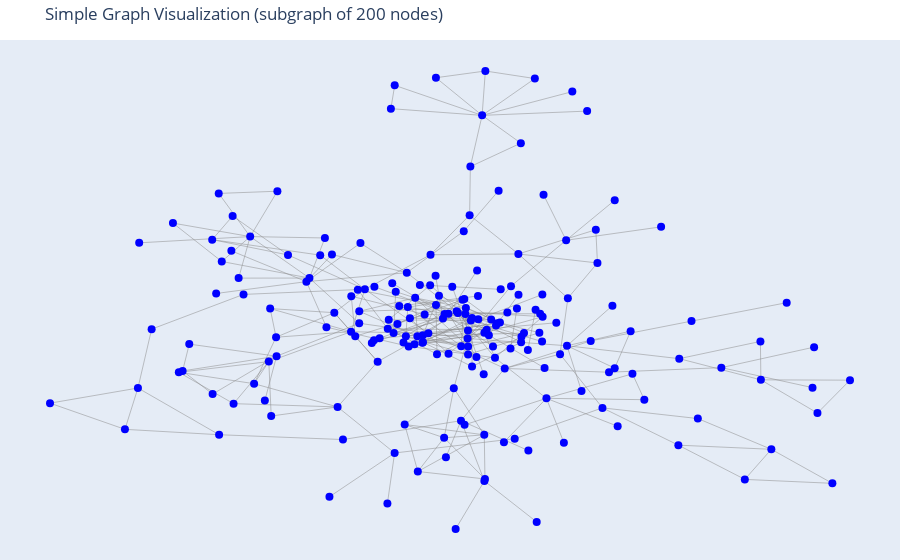

Source (notebook cell):
### Code cell
import numpy as np
import plotly.graph_objs as go
import plotly.offline as pyo
import networkx as nx

def plot_simple_graph():
    # Convert PyG edge_index -> networkx graph
    edge_index = data.edge_index.cpu().numpy()
    G = nx.Graph()
    for i in range(edge_index.shape[1]):
        G.add_edge(edge_index[0, i], edge_index[1, i])

    # Use only first 200 nodes to keep it light
    nodes_to_plot = list(G.nodes)[:200]
    H = G.subgraph(nodes_to_plot).copy()

    # Fast layout
    pos = nx.kamada_kawai_layout(H)

    # Edge coordinates
    edge_x, edge_y = [], []
    for edge in H.edges():
        x0, y0 = pos[edge[0]]
        x1, y1 = pos[edge[1]]
        edge_x += [x0, x1, None]
        edge_y += [y0, y1, None]

    edge_trace = go.Scatter(
        x=edge_x, y=edge_y,
        line=dict(width=0.5, color="#888"),
        hoverinfo="none",
        mode="lines"
    )

    # Node coordinates
    node_x, node_y = [], []
    for node in H.nodes():
        x, y = pos[node]
        node_x.append(x)
        node_y.append(y)

    node_trace = go.Scatter(
        x=node_x, y=node_y,
        mode="markers",
        hoverinfo="text",
        marker=dict(size=8, color="blue"),
        text=[f"Node {n}" for n in H.nodes()]
    )

    # Plot
    fig = go.Figure(data=[edge_trace, node_trace],
                    layout=go.Layout(
                        title="Simple Graph Visualization (subgraph of 200 nodes)",
                        showlegend=False,
                        hovermode="closest",
                        margin=dict(b=0,l=0,r=0,t=40),
                        xaxis=dict(showgrid=False, zeroline=False, showticklabels=False),
                        yaxis=dict(showgrid=False, zeroline=False, showticklabels=False)
                    ))

    pyo.iplot(fig)  # use pyo.plot(fig) if outside Jupyter

# Call it
plot_simple_graph()

### Figure 1 — Plotly figure (JSON) as saved in the notebook; plotly's stock layout.template omitted (floating-point values rounded to 4 significant figures; data arrays with more than 128 entries replaced by an {"elided": "..."} marker saying what was removed)
{"data": [{"hoverinfo": "none", "line": {"color": "#888", "width": 0.5}, "mode": "lines", "type": "scatter", "x": {"elided": "777 float values"}, "y": {"elided": "777 float values"}}, {"hoverinfo": "text", "marker": {"color": "blue", "size": 8}, "mode": "markers", "text": {"elided": "200 str values"}, "type": "scatter", "x": {"elided": "200 float values"}, "y": {"elided": "200 float values"}}], "layout": {"hovermode": "closest", "margin": {"b": 0, "l": 0, "r": 0, "t": 40}, "showlegend": false, "title": {"text": "Simple Graph Visualization (subgraph of 200 nodes)"}, "xaxis": {"showgrid": false, "showticklabels": false, "zeroline": false}, "yaxis": {"showgrid": false, "showticklabels": false, "zeroline": false}}}
